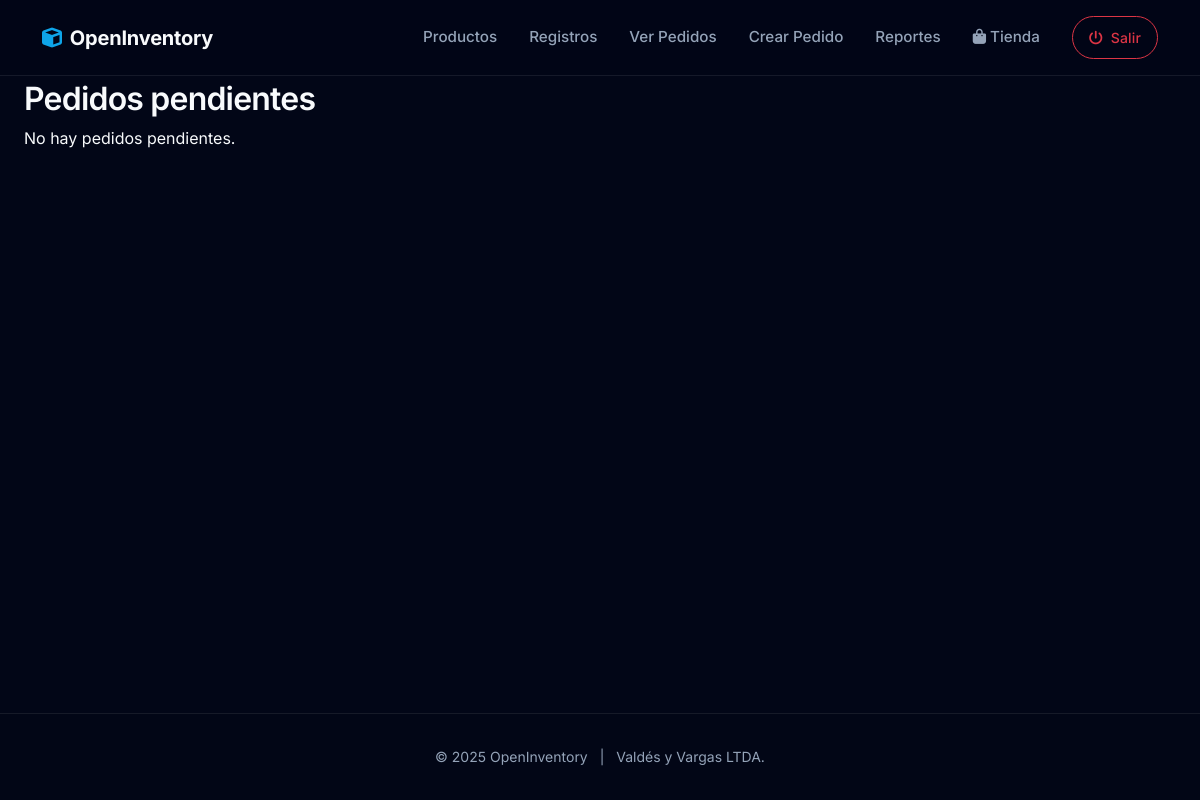
The page /pedidos/ (signed in) on the database as committed earlier.
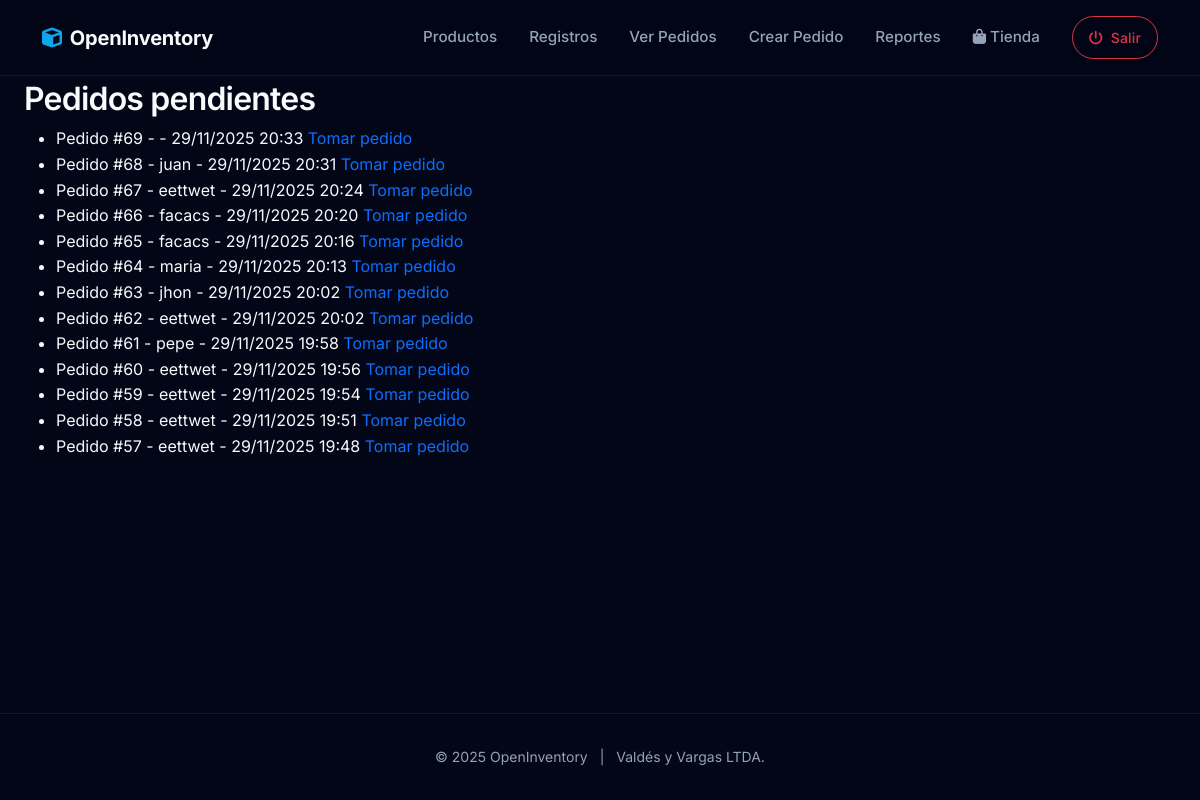
The same page on the database as committed later.
### productos/models.py (models this page shows, shortened)
class Pedido(models.Model):
    ESTADOS = [
        ('pendiente', 'Pendiente'),
        ('en_proceso', 'En Proceso'),
        ('completado', 'Completado'),
    ]
    usuario = models.ForeignKey(settings.AUTH_USER_MODEL, on_delete=models.CASCADE)
    bodeguero = models.ForeignKey(settings.AUTH_USER_MODEL, on_delete=models.SET_NULL, null=True, blank=True, related_name='pedidos_asignados')
    fecha_creacion = models.DateTimeField(auto_now_add=True)
    estado = models.CharField(max_length=20, choices=ESTADOS, default='pendiente')
    nombre_cliente = models.CharField(max_length=200, blank=True, null=True)
    email_cliente = models.EmailField(blank=True, null=True)
    telefono_cliente = models.CharField(max_length=20, blank=True, null=True)
    direccion_envio = models.TextField(blank=True, null=True)

### usuarios/models.py (models this page shows, shortened)
class Usuario(AbstractUser):
    ROLES = (
        ('admin', 'Administrador'),
        ('bodeguero', 'bodeguero'),
        ('propietario', 'Supervisor'),
        ('gerente', 'gerente'),
        ('cliente', 'Cliente'),  # Para clientes de TechStore
    )
    rol = models.CharField(max_length=30, choices=ROLES, default='bodeguero')

### productos/views.py (the view)
# urls.py: path('pedidos/', views.lista_pedidos, name='lista_pedidos'),
@login_required
def lista_pedidos(request):
    pedidos = Pedido.objects.filter(estado='pendiente').order_by('-fecha_creacion')
    return render(request, 'productos/lista_pedidos.html', {'pedidos': pedidos})

### productos/templates/productos/lista_pedidos.html
{% extends 'base.html' %}
{% block content %}
<h2>Pedidos pendientes</h2>
{% if pedidos %}
<ul>
    {% for pedido in pedidos %}
    <li>
        Pedido #{{ pedido.id }} - {{ pedido.nombre_cliente|default:pedido.usuario.get_full_name }} - {{ pedido.fecha_creacion|date:"d/m/Y H:i" }}
        <a href="{% url 'tomar_pedido' pedido.id %}">Tomar pedido</a>
    </li>
    {% endfor %}
</ul>
{% else %}
<p>No hay pedidos pendientes.</p>
{% endif %}
{% endblock %}

Rows that differ between the two databases and show on the page:
added Pedido: id "69", fecha_creacion "29/11/2025 20:33"
added Pedido: id "68", nombre_cliente "juan", fecha_creacion "29/11/2025 20:31"
added Pedido: id "67", nombre_cliente "eettwet", fecha_creacion "29/11/2025 20:24"
added Pedido: id "66", nombre_cliente "facacs", fecha_creacion "29/11/2025 20:20"
added Pedido: id "65", nombre_cliente "facacs", fecha_creacion "29/11/2025 20:16"
added Pedido: id "64", nombre_cliente "maria", fecha_creacion "29/11/2025 20:13"
added Pedido: id "63", nombre_cliente "jhon", fecha_creacion "29/11/2025 20:02"
added Pedido: id "62", nombre_cliente "eettwet", fecha_creacion "29/11/2025 20:02"
added Pedido: id "61", nombre_cliente "pepe", fecha_creacion "29/11/2025 19:58"
added Pedido: id "60", nombre_cliente "eettwet", fecha_creacion "29/11/2025 19:56"
added Pedido: id "59", nombre_cliente "eettwet", fecha_creacion "29/11/2025 19:54"
added Pedido: id "58", nombre_cliente "eettwet", fecha_creacion "29/11/2025 19:51"
added Pedido: id "57", nombre_cliente "eettwet", fecha_creacion "29/11/2025 19:48"
Other text that changed with them:
text no longer shown: "No hay pedidos pendientes."
